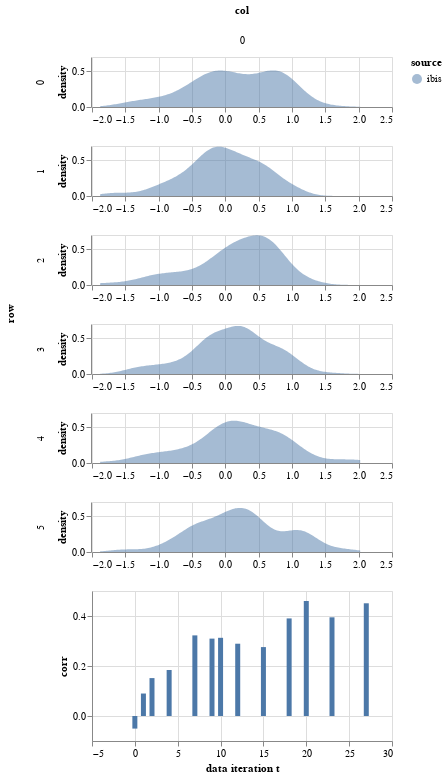

The notebook cell this image was saved under:
### Code cell
param = 'beta'
df2 = get_post_df(particles.particles[param])
df2['source'] = 'ibis'
plot_density(df2)  &\
plot_correlations(ibis['jitter_corrs'][param], height = 150)

### Figure 1 — Vega-Lite specification as saved in the notebook (floating-point values rounded to 4 significant figures; data arrays with more than 128 entries replaced by an {"elided": "..."} marker saying what was removed)
{"config": {"view": {"continuousWidth": 400, "continuousHeight": 300}}, "vconcat": [{"data": {"name": "data-1931852b28dd58231c710b8da065f3b6"}, "mark": {"type": "area", "opacity": 0.5}, "encoding": {"color": {"type": "nominal", "field": "source"}, "column": {"type": "quantitative", "field": "col"}, "row": {"type": "quantitative", "field": "row"}, "x": {"type": "quantitative", "field": "value", "title": null}, "y": {"type": "quantitative", "field": "density"}}, "height": 50, "resolve": {"scale": {"x": "independent"}}, "transform": [{"fold": ["value"]}, {"density": "value", "groupby": ["cn", "row", "col", "source"]}], "width": 300}, {"data": {"name": "data-91f6379de9e326037cb13ef6068ce429"}, "mark": "bar", "encoding": {"x": {"type": "quantitative", "field": "idx", "title": "data iteration t"}, "y": {"type": "quantitative", "field": "corr"}}, "height": 150, "width": 300}], "$schema": "https://vega.github.io/schema/vega-lite/v4.8.1.json", "datasets": {"data-1931852b28dd58231c710b8da065f3b6": {"elided": "600 records"}, "data-91f6379de9e326037cb13ef6068ce429": [{"corr": -0.05037, "idx": 0}, {"corr": 0.08991, "idx": 1}, {"corr": 0.1516, "idx": 2}, {"corr": 0.0, "idx": 3}, {"corr": 0.184, "idx": 4}, {"corr": 0.0, "idx": 5}, {"corr": 0.0, "idx": 6}, {"corr": 0.3225, "idx": 7}, {"corr": 0.0, "idx": 8}, {"corr": 0.3095, "idx": 9}, {"corr": 0.3128, "idx": 10}, {"corr": 0.0, "idx": 11}, {"corr": 0.2892, "idx": 12}, {"corr": 0.0, "idx": 13}, {"corr": 0.0, "idx": 14}, {"corr": 0.2757, "idx": 15}, {"corr": 0.0, "idx": 16}, {"corr": 0.0, "idx": 17}, {"corr": 0.3903, "idx": 18}, {"corr": 0.0, "idx": 19}, {"corr": 0.46, "idx": 20}, {"corr": 0.0, "idx": 21}, {"corr": 0.0, "idx": 22}, {"corr": 0.3947, "idx": 23}, {"corr": 0.0, "idx": 24}, {"corr": 0.0, "idx": 25}, {"corr": 0.0, "idx": 26}, {"corr": 0.4508, "idx": 27}, {"corr": 0.0, "idx": 28}, {"corr": 0.0, "idx": 29}]}}
